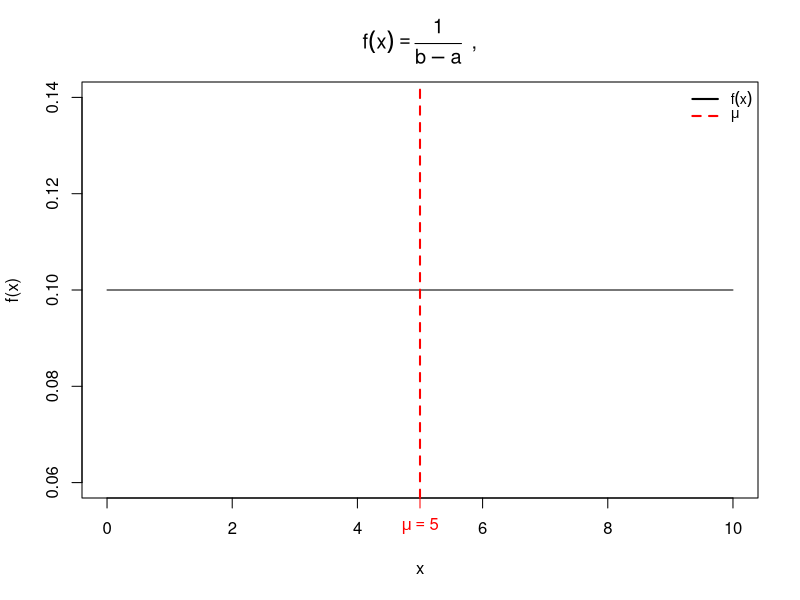
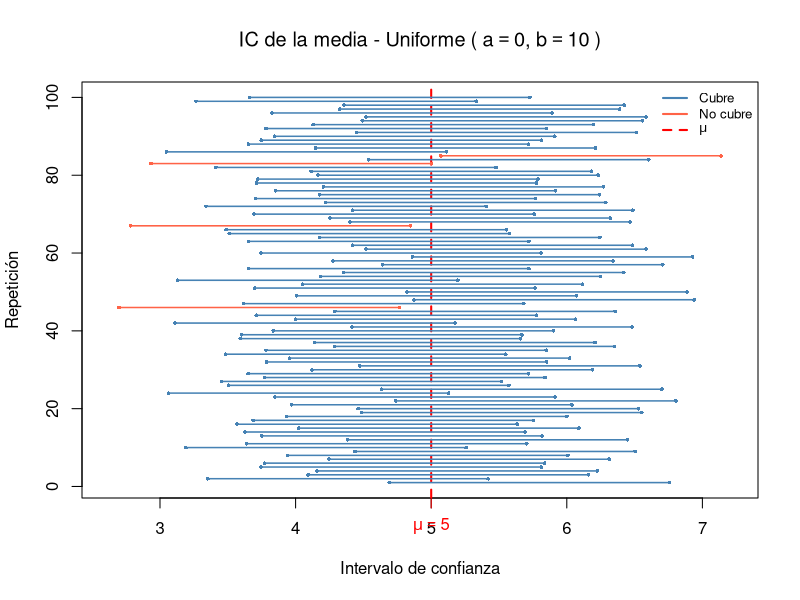
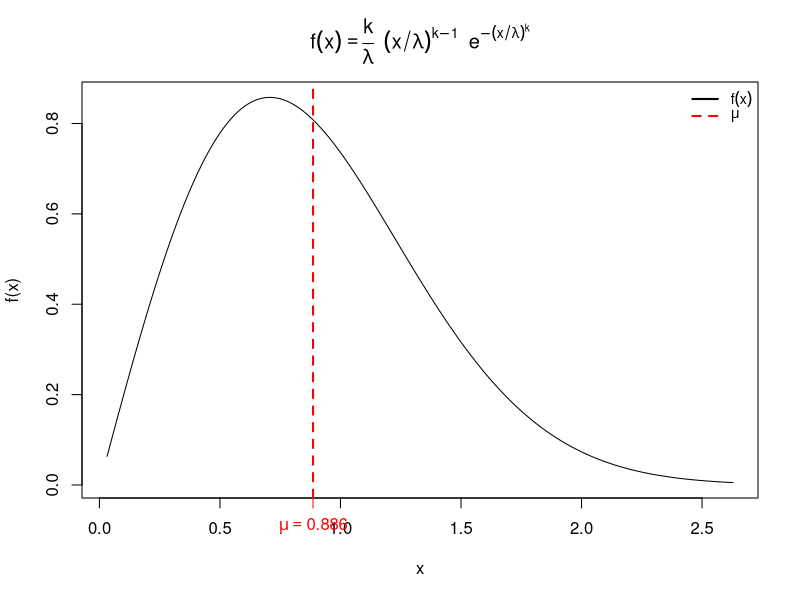
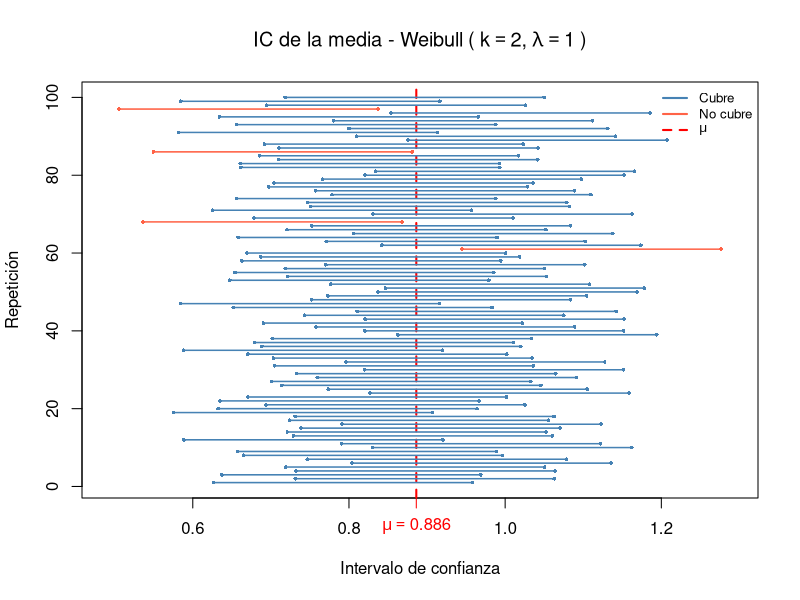
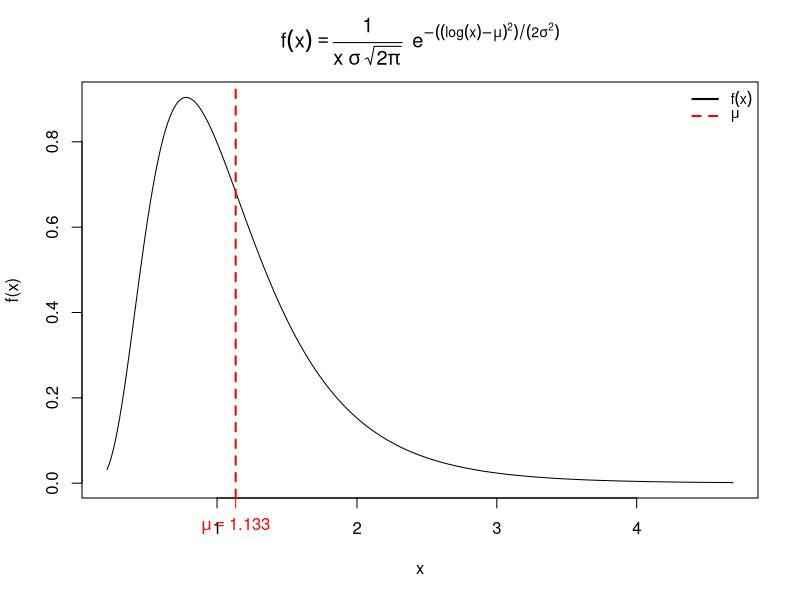
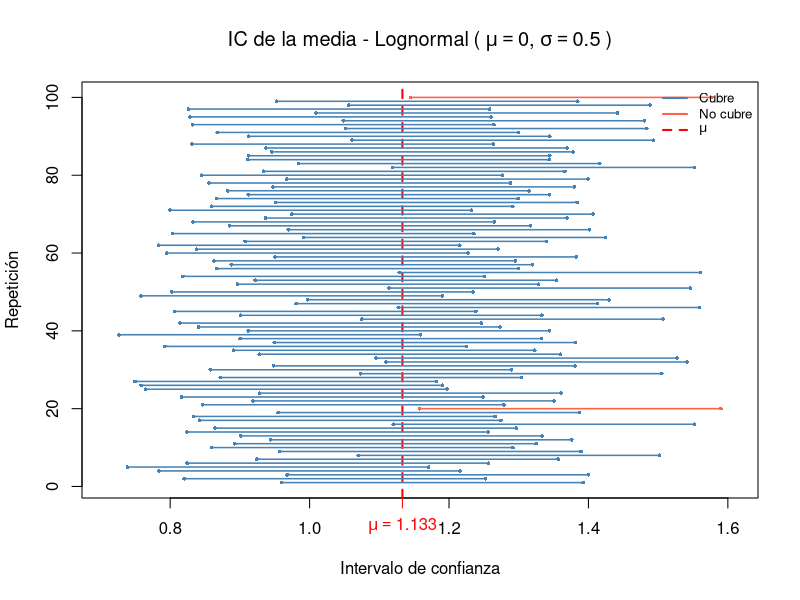
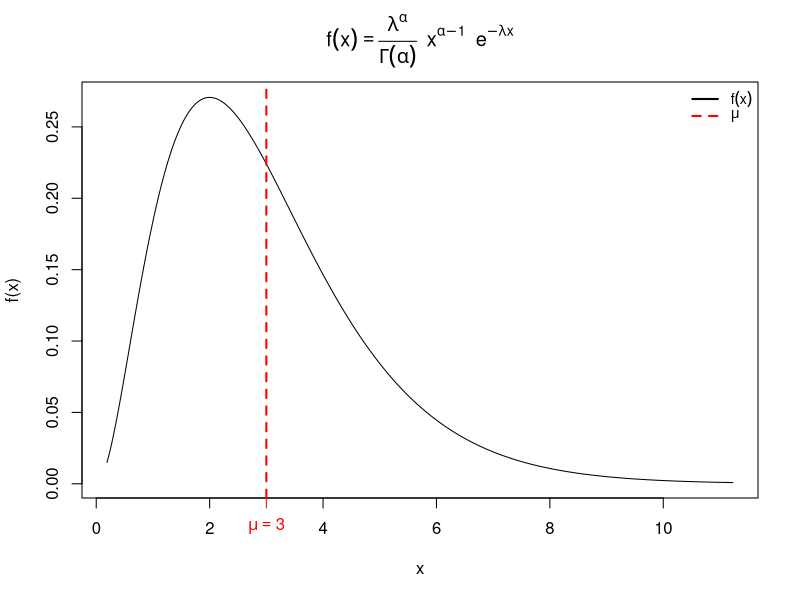
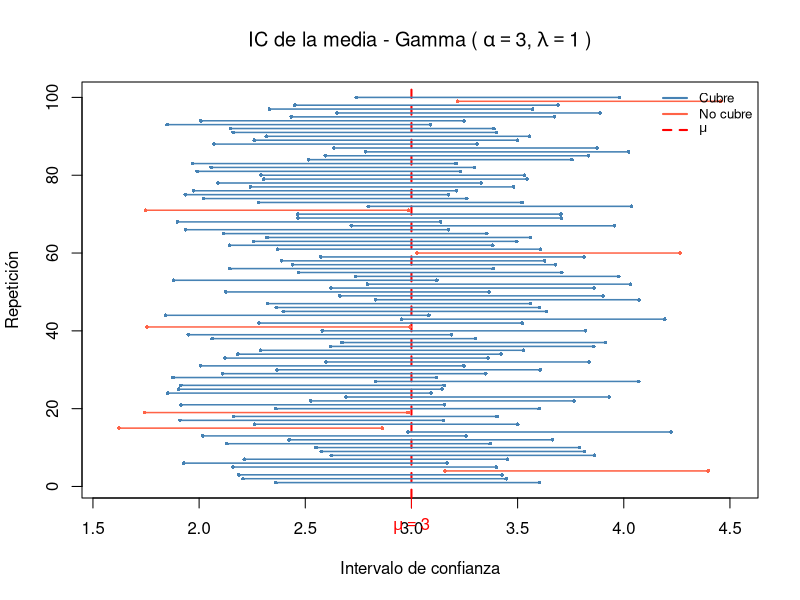

Here is the R script that generated these plots, in order:
## ---- chunk 1
knitr::opts_chunk$set(
  echo = FALSE,      # no mostrar código
  message = FALSE,
  warning = FALSE,
  results = "hide"   # ocultar salidas de texto; conservar gráficos
)
## ---- chunk 2
# Parámetro por defecto si no se entrega en la lista
param_or_default <- function(params, name, default) {
  if (!is.null(params[[name]])) params[[name]] else default
}

# Configura generador, media y varianza verdaderas según la distribución
distribution_setup <- function(dist, params = list()) {
  dist <- tolower(dist)
  if (dist == "uniform" || dist == "uniforme") {
    a <- param_or_default(params, "a", 0)
    b <- param_or_default(params, "b", 10)
    if (b <= a) stop("Para la uniforme se requiere b > a.")
    mean_true <- (a + b) / 2
    var_true <- (b - a)^2 / 12
    rng <- function(n) stats::runif(n, min = a, max = b)
    list(id = "uniform", name = "Uniforme", mean_true = mean_true, var_true = var_true, rng = rng, params = list(a = a, b = b))
  } else if (dist == "weibull") {
    shape <- if (!is.null(params$k)) params$k else param_or_default(params, "shape", 2)
    scale <- if (!is.null(params$lambda)) params$lambda else param_or_default(params, "scale", 1)
    mean_true <- scale * gamma(1 + 1 / shape)
    var_true <- scale^2 * (gamma(1 + 2 / shape) - (gamma(1 + 1 / shape))^2)
    rng <- function(n) stats::rweibull(n, shape = shape, scale = scale)
    list(id = "weibull", name = "Weibull", mean_true = mean_true, var_true = var_true, rng = rng, params = list(shape = shape, scale = scale))
  } else if (dist %in% c("lognormal", "log-normal", "log normal")) {
    mu <- if (!is.null(params$mu)) params$mu else param_or_default(params, "meanlog", 0)
    sigma <- if (!is.null(params$sigma)) params$sigma else param_or_default(params, "sdlog", 0.5)
    mean_true <- exp(mu + sigma^2 / 2)
    var_true <- (exp(sigma^2) - 1) * exp(2 * mu + sigma^2)
    rng <- function(n) stats::rlnorm(n, meanlog = mu, sdlog = sigma)
    list(id = "lognormal", name = "Lognormal", mean_true = mean_true, var_true = var_true, rng = rng, params = list(meanlog = mu, sdlog = sigma))
  } else if (dist == "gamma") {
    shape <- param_or_default(params, "shape", 3)
    if (!is.null(params$scale) && is.null(params$rate)) {
      rate <- 1 / params$scale
    } else {
      rate <- param_or_default(params, "rate", 1)
    }
    if (rate <= 0) stop("El parámetro rate debe ser positivo para la Gamma.")
    mean_true <- shape / rate
    var_true <- shape / rate^2
    rng <- function(n) stats::rgamma(n, shape = shape, rate = rate)
    list(id = "gamma", name = "Gamma", mean_true = mean_true, var_true = var_true, rng = rng, params = list(shape = shape, rate = rate))
  } else {
    stop("Distribución no soportada. Usa: uniforme, weibull, lognormal, gamma.")
  }
}

# Genera un único intervalo de confianza 1 - alpha usando varianza teórica
generate_interval <- function(n, z_value, cfg) {
  sample_x <- cfg$rng(n)
  xbar <- mean(sample_x)
  se <- sqrt(cfg$var_true / n)
  lower <- xbar - z_value * se
  upper <- xbar + z_value * se
  c(lower, upper)
}

# Simula B intervalos para una distribución y parámetros dados
simulate_intervals <- function(B, n, alpha, dist, params = list()) {
  cfg <- distribution_setup(dist, params)
  z_value <- stats::qnorm(1 - alpha / 2)
  intervals <- t(replicate(B, generate_interval(n, z_value, cfg)))
  colnames(intervals) <- c("li", "ls")
  covers <- intervals[, "li"] < cfg$mean_true & intervals[, "ls"] > cfg$mean_true
  list(
    dist_id = cfg$id,
    dist_name = cfg$name,
    params_used = cfg$params,
    intervals = intervals,
    covers = covers,
    coverage_rate = mean(covers),
    mean_true = cfg$mean_true,
    alpha = alpha,
    n = n,
    B = B
  )
}

# Expresión LaTeX-like para parámetros (para títulos)
param_expression <- function(result) {
  p <- result$params_used
  switch(result$dist_id,
         "uniform" = bquote("(" ~ a == .(p$a) * "," ~ b == .(p$b) ~ ")"),
         "weibull" = bquote("(" ~ k == .(p$shape) * "," ~ lambda == .(p$scale) ~ ")"),
         "lognormal" = bquote("(" ~ mu == .(p$meanlog) * "," ~ sigma == .(p$sdlog) ~ ")"),
         "gamma" = bquote("(" ~ alpha == .(p$shape) * "," ~ lambda == .(p$rate) ~ ")"),
         NULL)
}

# Expresión analítica de la pdf (para título del gráfico de densidad)
pdf_expression <- function(result) {
  switch(result$dist_id,
         "uniform" = expression(f(x) == frac(1, b - a) ~~ ",", ~~ a <= x ~~ "," ~~ x <= b),
         "weibull" = expression(f(x) == frac(k, lambda) ~~ (x / lambda)^{k - 1} ~~ e^{- (x / lambda)^k}),
         "lognormal" = expression(f(x) == frac(1, x ~ sigma ~ sqrt(2 * pi)) ~~ e^{-((log(x) - mu)^2) / (2 * sigma^2)}),
         "gamma" = expression(f(x) == frac(lambda^alpha, Gamma(alpha)) ~~ x^{alpha - 1} ~~ e^{-lambda * x}),
         expression(f(x)))
}

# Distribución teórica con marca en la media verdadera
plot_true_distribution <- function(result, probs = c(0.001, 0.999)) {
  p <- result$params_used
  id <- result$dist_id

  x_seq <- switch(id,
                  "uniform" = seq(p$a, p$b, length.out = 400),
                  "weibull" = {
                    rng <- stats::qweibull(probs, shape = p$shape, scale = p$scale)
                    seq(rng[1], rng[2], length.out = 400)
                  },
                  "lognormal" = {
                    rng <- stats::qlnorm(probs, meanlog = p$meanlog, sdlog = p$sdlog)
                    seq(rng[1], rng[2], length.out = 400)
                  },
                  "gamma" = {
                    rng <- stats::qgamma(probs, shape = p$shape, rate = p$rate)
                    seq(rng[1], rng[2], length.out = 400)
                  })

  dens <- switch(id,
                 "uniform" = stats::dunif(x_seq, min = p$a, max = p$b),
                 "weibull" = stats::dweibull(x_seq, shape = p$shape, scale = p$scale),
                 "lognormal" = stats::dlnorm(x_seq, meanlog = p$meanlog, sdlog = p$sdlog),
                 "gamma" = stats::dgamma(x_seq, shape = p$shape, rate = p$rate))

  main_expr <- pdf_expression(result)

  plot(x_seq, dens, type = "l",
       main = main_expr,
       xlab = "x", ylab = "f(x)")
  abline(v = result$mean_true, col = "red", lwd = 2, lty = 2)
  axis(1,
       at = result$mean_true,
       labels = bquote(mu == .(round(result$mean_true, 3))),
       col.axis = "red",
       col = "red",
       tick = TRUE)
  legend("topright",
         legend = c(expression(f(x)), expression(mu)),
         col = c("black", "red"),
         lty = c(1, 2),
         lwd = c(2, 2),
         bty = "n",
         cex = 0.85)
}

# Grafica intervalos y destaca los que no cubren la media verdadera
plot_intervals <- function(result) {
  ints <- result$intervals
  B <- nrow(ints)
  cover <- result$covers
  padding <- 0.02 * diff(range(ints))
  padding <- if (is.finite(padding) && padding > 0) padding else 0
  xlim_vals <- range(ints)
  xlim_vals <- c(xlim_vals[1] - padding, xlim_vals[2] + padding)
  main_title <- bquote("IC de la media -" ~ .(result$dist_name) ~ .(param_expression(result)))

  plot(NA,
       xlim = xlim_vals,
       ylim = c(1, B),
       ylab = "Repetición",
       xlab = "Intervalo de confianza",
       main = main_title)
  abline(v = result$mean_true, col = "red", lwd = 2, lty = 2)
  axis(1,
       at = result$mean_true,
       labels = bquote(mu == .(round(result$mean_true, 3))),
       col.axis = "red",
       col = "red",
       tick = TRUE)

  for (i in seq_len(B)) {
    col_seg <- if (cover[i]) "steelblue" else "tomato"
    segments(ints[i, "li"], i, ints[i, "ls"], i, col = col_seg, lwd = 1.5)
    points(ints[i, "li"], i, pch = 16, cex = 0.5, col = col_seg)
    points(ints[i, "ls"], i, pch = 16, cex = 0.5, col = col_seg)
  }

  legend("topright",
         legend = c("Cubre", "No cubre", expression(mu)),
         col = c("steelblue", "tomato", "red"),
         lty = c(1, 1, 2),
         lwd = c(2, 2, 2),
         bty = "n",
         cex = 0.8)
}

# (Coberturas quedan guardadas en result$coverage_rate por si se necesitan)
## ---- chunk 3
set.seed(123)   # reproducibilidad
B <- 100        # número de intervalos a simular (menos para visualizar mejor)
n <- 30         # tamaño de muestra por intervalo
alpha <- 0.05   # nivel de significación
## ---- chunk 4
res_uniforme <- simulate_intervals(B, n, alpha, "uniforme", list(a = 0, b = 10))
plot_true_distribution(res_uniforme)
plot_intervals(res_uniforme)
## ---- chunk 5
res_weibull <- simulate_intervals(B, n, alpha, "weibull", list(k = 2, lambda = 1))
plot_true_distribution(res_weibull)
plot_intervals(res_weibull)
## ---- chunk 6
res_lognormal <- simulate_intervals(B, n, alpha, "lognormal", list(mu = 0, sigma = 0.5))
plot_true_distribution(res_lognormal)
plot_intervals(res_lognormal)
## ---- chunk 7
res_gamma <- simulate_intervals(B, n, alpha, "gamma", list(shape = 3, rate = 1))
plot_true_distribution(res_gamma)
plot_intervals(res_gamma)
